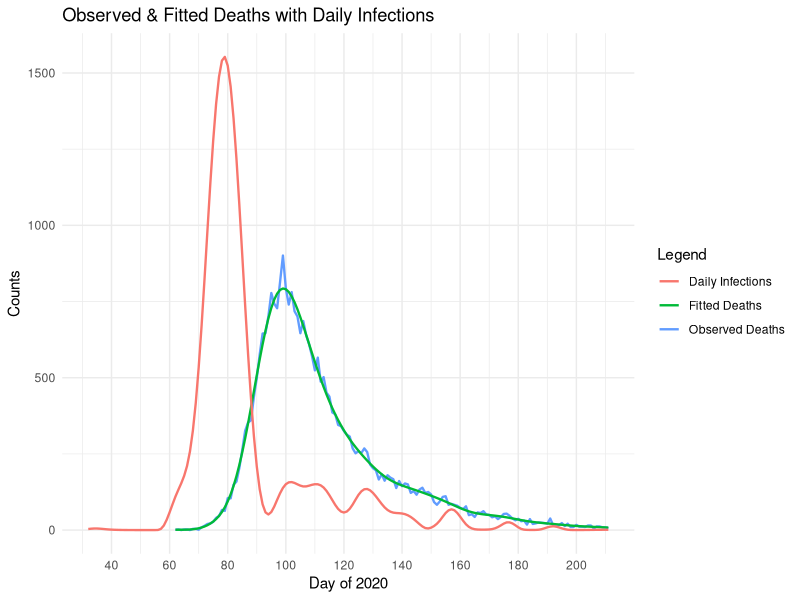
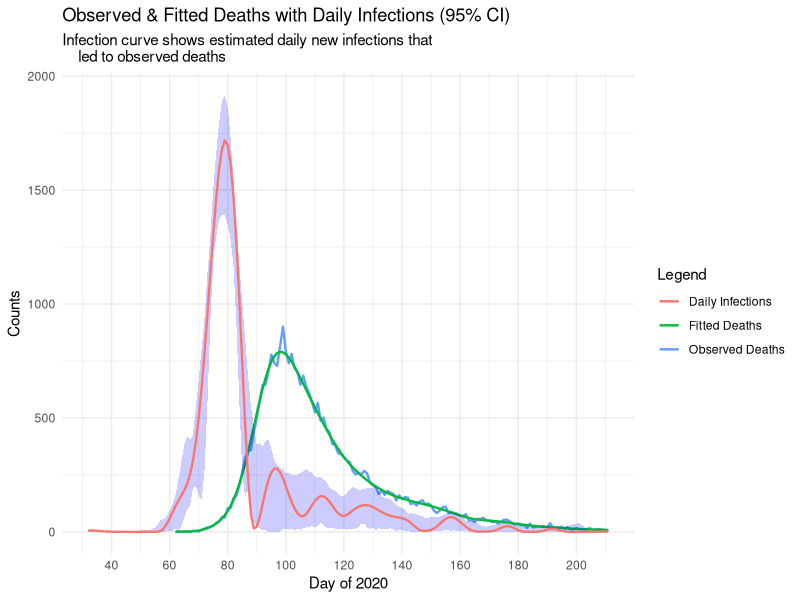

These charts were generated, in order, by the following R code:
# Jackson Cramer (s2274544), Maximillian McCourt (s2145762), Natalia Montalvo Cabornero (s1969053)

# Our group worked collaboratively on the development and optimisation of all exercises.
# Although tasks were divided among us, we maintained a balanced workload through 
# regular code reviews, debugging sessions, and problem-solving meetings.
# Jackson focused ---
# Max focused on ---
# Natalia focused on ---



# Link to github repo: https://github.com/mhmc0808/ESP_GroupWorks.git
# Note about github repo: Our group used the same repo for the other projects.
# The code for project 3 can be found in the GW3 folder, and is titled proj3.r

######### GENERAL DESCRIPTION #########

# This project implements a smooth deconvolution to estimate the daily COVID-19 
# infections from observed death data. The model reconstructs the infection 
# trajectory by deconvolving death counts with a delay distribution from infection
# to death. 

#install.packages("ggplot2")


#setwd("C:/Users/Max McCourt/OneDrive/Documents/Master's Year/Semester 1/ESP/Group Works/GW3")
library(splines)
library(ggplot2)
data <- read.table("engcov.txt")



set.seed(3)  # remove

######### MODEL SET UP ##########

# Define the matrices and components of the deconvolution model, the function 
# evaluate_matrices() creates: B-spline basis matrix, Convolution matrix (X)  
# that maps infections to deaths via delay distribution and Penalty matrix (S) 
# for smoothing. 

evaluate_matrices <- function(data, k = 80, edur = 3.151, sdur = 0.469, lower_bound, 
                              upper_bound, f_seq) {
  
  # Inputs;
  #   k - number of B-spline basis functions
  #   edur - log(mean) time from infection to death
  #   sdur - log(standard deviation) time from infection to death
  
  # Create penalty matrix S
  S <- crossprod(diff(diag(k), diff=2))
  
  # Create the k+4 knots for B-splines
  # Sequence of k+4 evenly spaced knots
  middle_seq_length <- k-2
  middle_seq <- seq(lower_bound, upper_bound, length.out = middle_seq_length)
  
  # Step size for handling remaining knots
  step <- middle_seq[2] - middle_seq[1]
  
  # Knots sequence
  knots <- c(
    seq(to = min(middle_seq) - step, by = step, length.out = 3),  # 3 knots below
    middle_seq,                                                   # middle sequence
    seq(from = max(middle_seq) + step, by = step, length.out = 3) # 3 knots above
  )
  
  # Create X_tilde: B-spline basis matrix for infection function f(t)
  X_tilde <- splineDesign(knots, f_seq)
  
  # Delay distribution from infection to death (pd)
  d <- 1:k
  pd <- dlnorm(d, edur, sdur)
  pd <- pd / sum(pd)      # normalise the sum to 1
  
  n <- length(data$date)  # number of death days
  m <- length(pd)         # maximum of days to consider    
  r <- nrow(X_tilde)      # number of infection days
  
  # Build weight matrix W for convolution
  # W[i, t] = pd[30 + i - t] if in valid range, 0 otherwise
  W <- matrix(0, n, r)
  
  for (i in 1:n) {
    idxs <- (30 + i - (1:m))              # indices for 30 day lag
    valid <- which(idxs > 0 & idxs <= r)  # keep indices in valid range
    # take i-th row of W at valid indexes to be pd of valid index
    W[i, idxs[valid]] <- pd[1:length(valid)]
  }
  
  # Convolution matrix X maps infections to expected deaths
  X <- W %*% X_tilde
  
  return(list(X_tilde=X_tilde,S=S,X=X))
}

## --- Generate model matrices --- ##

# Days of infection, extending the sequence 30 days before the first observed death
lower_bound <- min(data$julian) - 30
upper_bound <- max(data$julian)
f_seq <- seq(lower_bound, upper_bound, by=1)

model_matrices <- evaluate_matrices(data,lower_bound=lower_bound, 
                                    upper_bound=upper_bound, f_seq=f_seq)
X <- model_matrices$X
X_tilde <- model_matrices$X_tilde
S <- model_matrices$S



######### PENALISED NEGATIVE LOG-LIKELIHOOD FUNCTIONS ##########

# We are going to fit the model using a penalised Poisson likelihood with a 
# positive constraint

## --- Penalised negative log-likelihood --- ##
pnll <- function(y, gamma, X, S, lambda) {
  
  # Inputs:
  #   y - vector of observed deaths
  #   gamma - vector of transformed parameters: beta = exp(gamma) to ensure 
  #           positive coefficients for the B-spline basis
  #   X - convolution matrix
  #   S - penalty matrix
  #   lambda - smoothing parameter

  B <- exp(gamma)               # transformation of coefficients
  mu <- X %*% B                 # expected deaths                                # MAX: Is pmax() a safety net in case X %*% B has negative results? I checked our values and this should be impossible given properties of X and B, so maybe we should get rid of it? May look like we don't understand our variables (or like ChatGPT wrote it)
  
  # Smoothing penalty term
  penalty <- 1/2*lambda * sum(B * (S %*% B))     # OPTIMISED VERSION
  
  # Poisson log likelihood 
  ll_pois <- sum(y*log(mu) - mu)                                                 # MAX: INSTRUCTIONS SAY WE CAN DROP LFACTORIAL HERE AS PARAMETER IS INDEPENDENT OF IT (says in footer page 2)
  
  # Penalised negative log likelihood
  pnll <- -ll_pois + penalty
  return(pnll)
}

## --- Gradient of penalized negative log-likelihood --- ##
pnll_grad <- function(y, gamma, X, S, lambda){
  
  # Inputs:
  #   y - vector of observed deaths
  #   gamma - vector of transformed parameters: beta = exp(gamma) to ensure 
  #           positive coefficients for the B-spline basis
  #   X - convolution matrix
  #   S - penalty matrix
  #   lambda - smoothing parameter
  
  B <- exp(gamma)                     # transform to original scale
  mu <- X %*% B                       # expected deaths                          # MAX: Is pmax() a safety net in case X %*% B has negative results? I checked our values and this should be impossible given properties of X and B, so maybe we should get rid of it? May look like we don't understand our variables (or like ChatGPT wrote it)
  
  # Gradient of log-likelihood: dl/dgamma = colsums of diag(y_i/mu_i - 1)*X*diag(B)
  F_value <- diag(as.vector(y/mu - 1)) %*% X %*% diag(B)            
  ll_pois_grad <- colSums(F_value)
  
  # Smoothness penalty gradient
  penalty_grad <- lambda * (S %*% B) * B    # OPTIMISED
  
  # Derivative of penalised negative log likelihood
  pnll_grad <- - ll_pois_grad + penalty_grad
  
  return(pnll_grad)
}


## --- Test functions --- ##
y <- data$deaths
lambda <- 5e-5                                                                   # MAX: Changed 5*10^-5 to 5e-5 for consistency and ease of reading
k <- 80
gamma <- rep(0,k)
pnll(y, gamma, X, S, lambda)
pnll_grad(y, gamma, X, S, lambda)


## --- Gradient validation uing finite differences--- ##

th0 <- gamma                   # test paramater vector
fd <- numeric(length(th0))     # vector to store the approximation

# Penalised negative log-likelihood at th0
nll0 <- pnll(y = y, gamma = th0, X = X, S = S, lambda = lambda) 

eps <- 1e-7                    # perturbation size

# Loop over each parameter
for (i in 1:length(th0)) { 
  th1 <- th0
  th1[i] <- th1[i] + eps
  # Pnll at that perturbed parameter
  nll1 <- pnll(y = y, gamma = th1, X = X, S = S, lambda = lambda)
  # Approximate the partial derivative with the finite difference
  fd[i] <- (nll1 - nll0) / eps
}

# Find analytic gradient at th0
grad_test <- pnll_grad(y = y, gamma = th0, X = X, S = S, lambda = lambda)

# Finite-difference vs analytic gradient
cbind(fd, grad_test) 

# Maximum absolute difference 
max_diff <- max(abs(grad_test-fd)) 
print(paste("Maximum gradient difference:", round(max_diff,8)))
#  0.00027709



######### INITIAL MODEL FITTING ##########

# Fit model using BFGS with initial lambda for sanity check.
# This provides a preliminary fit to verify the model is working correctly
# before proceeding with smoothing parameter selection.


fit <- optim(par = gamma,         # initial parameter values                     # MAX (OTHER NOTES): Chat says this could be a little better with "control = list(maxit = 1000, reltol = 1e-8)" arguments
             fn = pnll,           # penalized negative log-likelihood
             gr = pnll_grad,      # gradient function for efficient optimization
             y = y,               # observed death counts
             X = X,               # convolution matrix
             S = S,               # penalty matrix
             lambda = lambda,     # initial smoothing parameter
             method = "BFGS")     # Optimization method 

# Extract estimated parameters after optimization
gamma_hat <- fit$par
B_hat <- exp(gamma_hat)           # transform to original scale

# Compute fitted deaths and fitted infections
fitted_deaths <- as.vector(X %*% B_hat)
fitted_infections <- as.vector(X_tilde %*% B_hat)


# Compare with actual data
true_deaths <- data$deaths        # actual deaths from data set
day_of_2020 <- data$julian

# Comparison plot: observed vs fitted deaths
initial_plot <- ggplot() +
  # True deaths
  geom_line(aes(x = day_of_2020, y = true_deaths, color = "Observed Deaths"), linewidth = 0.8) +
  # Fitted deaths
  geom_line(aes(x = day_of_2020, y = fitted_deaths, color = "Fitted Deaths"), linewidth = 0.8) +
  geom_line(aes(x = f_seq, y = fitted_infections, color = "Daily Infections"), linewidth = 0.8) +
  labs(
    x = "Day of 2020",
    y = "Counts",
    color = "Legend",
    title = "Observed & Fitted Deaths with Daily Infections"
  ) +
  scale_x_continuous(breaks = seq(0, max(f_seq), by = 20)) + # add more x-ticks
  theme_minimal()
  
initial_plot

######### SMOOTHING PARAMETER SELECTION ##########

n <- length(y)                       # number of observations

# Function to compute the Poisson log-likelihood for BIC calculation
ll <- function(y, beta_hat, X) {
  
  # Inputs:
  #   y - vector of observed death counts
  #   beta_hat - vector of estimated B-spline coefficients
  #   X - convolution design matrix
                                                                                 # MAX: WE DONT DROP LFACTORIAL(y) HERE AS ITS USED DIRECTLY IN GRIDSEARCH FOR DETERMINE VALUE
 
  # Expected deaths under current parameters
  mu <- X %*% beta_hat
  
  # Poisson log likelihood 
  ll_pois <- sum(y*log(mu) - mu - lfactorial(y))
  return(ll_pois)
}

# Define sequence of lambda values to test
log_lambda_seq <- seq(-13,-7,length=50)
lambda_seq <- exp(log_lambda_seq)    # transform to original scale

BIC <- numeric(length(lambda_seq))   # initialize BIC storage vector

Xt <- t(X)  # transpose of X to save some time in the loop

gamma_hat <- gamma
# Grid search over lambda values to find optimal smoothing parameter
for (i in seq_along(lambda_seq)){                                                # MAX: Changed seq() to seq_along() to make more robust (avoid seq taking from 1 to first element of lamdba_seq)
  
  # Current lambda value
  lambda <- lambda_seq[i]
  
  # Fit model with current lambda using BFGS optimization
  fit <- optim(par = gamma,       # initial parameter values                 # MAX: Chat says we could use gamma_hat here instead to speed up grid search. If this is correct, we can save 10s of runtime!
               fn = pnll,             # penalized negative log-likelihood
               gr = pnll_grad,        # gradient function
               y = y,                 # observed death counts
               X = X,                 # convolution matrix
               S = S,                 # penalty matrix
               lambda = lambda,       # initial smoothing parameter
               method = "BFGS")       # Optimization method
            
  # Extract estimated parameters
  gamma_hat <- fit$par            # transform to original scale
  beta_par <- exp(gamma_hat)
  mu_hat <- as.vector(X %*% beta_par)
  
  # Weight vector
  w <- as.vector(y/(mu_hat^2)) # n vector 
  
  # Compute Hessian matrices:
  # H0: Hessian of log-likelihood (without penalty)
  H0 <- crossprod(X * sqrt(w))                                                   # MAX: Supposedly more efficient and saves memory when using crossprod instead (saves 0.6s over the entire gridsearch)
  
  #  H_lambda: Full Hessian (log-likelihood + penalty)
  H_lambda <- H0 + lambda * S
  
  ## Effective Degrees of Freedom (EDF) calculation
  R <- chol(H_lambda)
  H_invH0 <- backsolve(R, backsolve(R, H0, transpose = TRUE))
  EDF <- sum(diag(H_invH0))
  
  # Bayesian Information Criterion (BIC) calculation
  BIC[i] <- -2*ll(y, beta_par, X) + log(n)*EDF
}



# Find optimal lambda that minimizes BIC
BIC_min <- min(BIC)
BIC_min                                                                          # MAX: When I do it with gamma_hat, BIC changes from 1203 to 1199... so better? Is this okay? 
lambda_bic <- lambda_seq[which.min(BIC)]
lambda_bic                                                                       # MAX: Note that lambda_bic is not the same here due to using gamma_hat (5.545e-05 instead of 6.969e-05)


######### BOOTSTRAP UNCERTAINTY QUANTIFICATION #########
# For bootstrap resamples, each observation contributes proportionally to the
# weights of the Pnll and its gradient, so we need to modify both

# Weighted version of penalized negative log-likelihood for bootstrap
pnll_w <- function(y, gamma, X, S, lambda, w) {
  
  # Inputs:
  #   y - vector of observed deaths
  #   gamma - vector of transformed parameters: beta = exp(gamma) to ensure 
  #           positive coefficients for the B-spline basis
  #   X - convolution matrix
  #   S - penalty matrix
  #   lambda - smoothing parameter
  #   w - vector of bootstrap weights 
  
  B <- exp(gamma)               # transformation of coefficients
  mu <- X %*% B                 # expected deaths, avoiding zero                 # MAX: Is this a safety net in case X %*% B has negative results? I checked our values and this should be impossible given properties of X and B, so maybe we should get rid of it? May look like we don't understand our variables (or like ChatGPT wrote it)
  
  # Smoothing penalty term
  penalty <- 1/2*lambda* sum(B*(S %*% B))   # OPTIMISED VERSION

  # Weighted Poisson log-likelihood
  ll_pois <- sum(w * (y*log(mu) - mu))                                           # MAX: INSTRUCTIONS SAY WE CAN DROP LFACTORIAL HERE AS PARAMETER IS INDEPENDENT OF IT (says in footer page 2)
  
  # Penalized negative log-likelihood with weights
  pnll <- -ll_pois + penalty
  return(pnll)
}


# Weighted version of gradient function for bootstrap
pnll_grad_w <- function(y, gamma, X, S, lambda, w){
  
  # Inputs:
  #   y - vector of observed deaths
  #   gamma - vector of transformed parameters: beta = exp(gamma) to ensure 
  #           positive coefficients for the B-spline basis
  #   X - convolution matrix
  #   S - penalty matrix
  #   lambda - smoothing parameter
  #   w - vector of bootstrap weights 
  
  B <- exp(gamma)               # transform to original scale
  mu <- X %*% B                 # expected deaths                                # MAX: Is this a safety net in case X %*% B has negative results? I checked our values and this should be impossible given properties of X and B, so maybe we should get rid of it? May look like we don't understand our variables (or like ChatGPT wrote it)

  # Gradient of the weighted log-likelihood
  F_value <- diag(as.vector(w * (y/mu - 1))) %*% X %*% diag(B) 
  ll_pois_grad <- colSums(F_value)
  
  # Gradient of penalty
  penalty_grad <- lambda * (S %*% B) * B   # OPTIMISED VERSION
  
  # Penalised negative log likelihood
  pnll_grad <- -ll_pois_grad + penalty_grad
  return(pnll_grad)
}


# -- Bootstrap resampling and refitting


# Number of bootstrap replicates for uncertainty estimation
n_bootstrap <- 200

# Initialise empty matrix to store bootstrap replicates
#   Each column represents a different bootstrap sample
#   Each row represents f(t) at a specific time point across all bootstrap samples
f_hat_boot <- matrix(0, nrow = nrow(X_tilde), ncol = n_bootstrap)


# set.seed(123) # seed to ensure bootstrapping reproducibility

for (b in 1:n_bootstrap) {
  
  # Generate bootstrap weights 
  wb <- tabulate(sample(n, replace = TRUE), n)
  
  # Fit penalized model using bootstrap weights
  fit_b <- optim(par = gamma,          # initial parameter values                # MAX: I guess if we're using gamma_hat as starting point for red line, it makes sense to use it here too?
               fn = pnll_w,            # weighted penalized negative log-likelihood
               gr = pnll_grad_w,       # gradient function for efficient optimization
               y = y,                  # observed death counts
               X = X,                  # convolution matrix
               S = S,                  # penalty matrix
               lambda = lambda_bic,    # initial smoothing parameter
               method = "BFGS",        # Quasi-Newton optimization method with gradient
               w = wb)                 # weights for this iteration

  # Extract fitted parameters from bootstrap sample
  gamma_b <- fit_b$par
  B_b <- exp(gamma_b)     # transform to original scale
  
  # Compute infection rate estimate for this bootstrap sample
  f_hat_boot[, b] <- X_tilde %*% B_b
}

f_hat_boot


######### FINAL VISUALIZATION AND RESULTS #########

## --- Summary statistics from the bootstrap distribution --- ##

# 95% Confidence intervals from bootstrap samples
f_hat_int <- apply(f_hat_boot, 1, quantile, probs = c(0.025, 0.975)) # 2.5% and 97.5% quantile                 # MAX: COMPILED LOWER AND UPPER BOUND INTO ONE CALL OF APPLY

# Re-fit infections with the optimal lambda selected using BIC
fit <- optim(par = gamma,            # initial parameter values                  #MAX: Changed such that the gamma is initialised as optimised gamma hat from Q3 (still not sure about it)
             fn = pnll,              # weighted penalized negative log-likelihood
             gr = pnll_grad,         # gradient function for efficient optimization
             y = y,                  # observed death counts
             X = X,                  # convolution matrix
             S = S,                  # penalty matrix
             lambda = lambda_bic,    # initial smoothing parameter
             method = "BFGS")        # Optimization method 

# Optimised parameters
gamma_hat <- fit$par
B_hat <- exp(gamma_hat)   # transform to original scale

fitted_deaths <- as.vector(X %*% B_hat)                                          # MAX: ADDED THIS LINE IN. DON'T WE WANT TO RECOMPUTE FITTED_DEATHS NOW WITH LAMBDA BIC?
# Fitted infection curve using the optimised parameters
fitted_infections_optimized <- as.vector(X_tilde %*% B_hat)

## --- Final plot showing --- ##
#   Observed death data
#   Model with fitted deaths
#   Estimated infection curve

final_plot <- ggplot() +
  # True deaths
  geom_line(aes(x = day_of_2020, y = true_deaths, color = "Observed Deaths"), size = 0.8) +
  # Fitted deaths
  geom_line(aes(x = day_of_2020, y = fitted_deaths, color = "Fitted Deaths"), size = 0.8) +
  # Daily infection rate with 95% CI
  geom_ribbon(aes(x = f_seq, ymin = f_hat_int[1,], ymax = f_hat_int[2,]), fill = "blue", alpha = 0.2) +
  geom_line(aes(x = f_seq, y = fitted_infections_optimized, color = "Daily Infections"), size = 0.8) +
  labs(
    x = "Day of 2020",
    y = "Counts",
    color = "Legend",
    title = "Observed & Fitted Deaths with Daily Infections (95% CI)",
    subtitle = "Infection curve shows estimated daily new infections that 
    led to observed deaths"
  ) +
  scale_x_continuous(breaks = seq(0, max(f_seq), by = 20)) +
  theme_minimal()

final_plot  # display final plot

# Interpretation:
# A we can see in the graph the close match between the observed and fitted deaths 
# demonstrates that our model successfully finds the mortality parameter in our data, 
# providing confidence in the model to reconstruct infection dinamics.
#
# The blue infection curve shows the estimated daily new infections that resulted in
# the observed deaths. We can clearly see the infection waves, showing when transmission
# was increasing or decreasing, like a big increase around day 75 and a big 
# decrease around day 85.
#
# The blue shaded region represents the 95% confidence interval around the infection
# estimates, derived from 200 bootstrap replicates. Wider intervals indicate greater
# uncertainty, particularly at the boundaries where data was limited.
# 
# The approximately 30-day horizontal shift that we assumed when creating the model
# between infection peaks and corresponding death peaks visually confirms the 
# lognormal delay distribution used in the model.
#
# The overall visualization demonstrates successful deconvolution, we have effectively
# recovered the unobserved infection trajectory from the observed death data using
# the known delay distribution and smoothness assumptions.


# Natalia's notes:
# - added a description for the project
# - added comments and descriptions for all the functions
# - added interpretation of final plot
# - changed some of the matrices multiplications for optimization
# - changed EFD calculation to chol decomp for a faster approach maybe? -- not sure if actually makes a difference
# - added some sanity checks so some our values cannot be zero to avoid crashes
# - we need to think/ask tutors how are we presenting the report because
#   actually the first 3 exercises are just steps for alter building the model with
#   the weights and the right lambda
# - changed last plot --> error when running jackson's plots
# - need to check if we can optimize lambda loop and bootstrap loop 


# My code runs in ~ 40 secs
